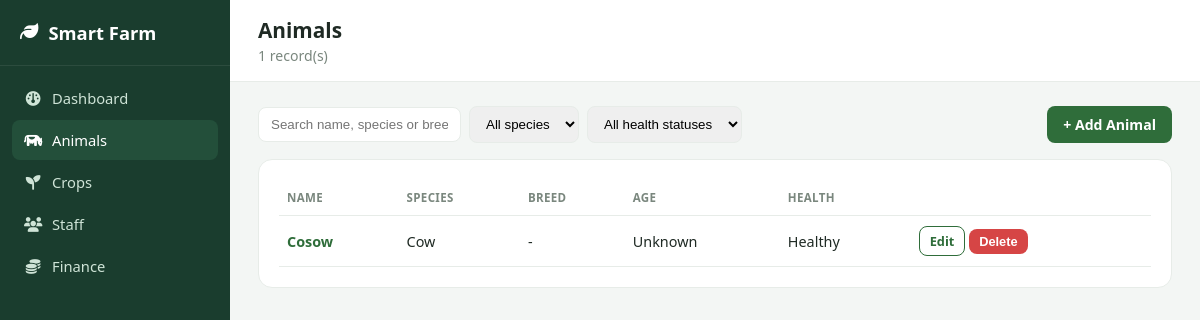
Page /animals on the committed database.
### models.py (models this page shows, shortened)
class Animal(db.Model):
    __tablename__ = "animals"
    id = db.Column(db.Integer, primary_key=True)
    name = db.Column(db.String(80), nullable=False)
    species = db.Column(db.String(50), nullable=False)   # e.g. Cow, Goat, Chicken
    breed = db.Column(db.String(80))
    gender = db.Column(db.String(10))
    birth_date = db.Column(db.Date)
    weight_kg = db.Column(db.Float)
    health_status = db.Column(db.String(30), default="Healthy")
    notes = db.Column(db.Text)
    created_at = db.Column(db.DateTime, default=datetime.utcnow)
    def age_display(self):
        if not self.birth_date:
            return "Unknown"

### app.py (the view, shortened to what this page needs)
@app.route("/animals")
def animals():
    search = request.args.get("q", "").strip()
    species = request.args.get("species", "")
    health = request.args.get("health", "")
    query = Animal.query
    if species:
        query = query.filter_by(species=species)
    if health:
        query = query.filter_by(health_status=health)
    all_animals = query.order_by(Animal.id.desc()).all()
    species_list = [s[0] for s in db.session.query(Animal.species).distinct().order_by(Animal.species).all()]
    return render_template(
        "animals/animals.html",
        animals=all_animals,
        species_list=species_list,
        search=search,
        selected_species=species,
        selected_health=health,
    )

### templates/animals/animals.html (shortened to what this page needs)
{% extends "base.html" %}
{% block page_title %}Animals{% endblock %}
{% block page_subtitle %}{{ animals|length }} record(s){% endblock %}
{% block content %}
<div style="display:flex; justify-content:space-between; align-items:center; gap:12px; flex-wrap:wrap; margin-bottom:16px;">
  <form method="GET" id="filterForm" style="display:flex; gap:8px; flex-wrap:wrap; align-items:center;">
  <input type="text" name="q" id="searchBox" value="{{ search }}" placeholder="Search name, species or breed..."
         style="padding:9px 12px; border:1px solid #e7ece8; border-radius:8px; min-width:200px;">
  <select name="species" onchange="this.form.submit()" style="padding:9px 12px; border:1px solid #e7ece8; border-radius:8px;">
    <option value="">All species</option>
  </select>
  <select name="health" onchange="this.form.submit()" style="padding:9px 12px; border:1px solid #e7ece8; border-radius:8px;">
    <option value="">All health statuses</option>
  </select>
</form>
  <a href="{{ url_for('add_animal') }}" class="btn">+ Add Animal</a>
</div>
  <div class="card">
    {% if animals %}
    <table>
      <thead>
        <tr>
          <th>Name</th><th>Species</th><th>Breed</th><th>Age</th><th>Health</th><th></th>
        </tr>
      </thead>
      <tbody>
        {% for a in animals %}
        <tr>
<td><a href="{{ url_for('animal_detail', animal_id=a.id) }}" style="color:#2f6d3a; font-weight:600; text-decoration:none;">{{ a.name }}</a></td>          <td>{{ a.species }}</td>
          <td>{{ a.breed or '-' }}</td>
          <td>{{ a.age_display() }}</td>
          <td>{{ a.health_status }}</td>
          <td>
            <a href="{{ url_for('edit_animal', animal_id=a.id) }}" class="btn secondary" style="padding:5px 10px; font-size:0.8rem;">Edit</a>
            <form method="POST" action="{{ url_for('delete_animal', animal_id=a.id) }}" style="display:inline;" onsubmit="return confirm('Remove {{ a.name }}?');">
              <button type="submit" class="btn" style="background:#d64545; padding:5px 10px; font-size:0.8rem;">Delete</button>
            </form>
          </td>
        </tr>
        {% endfor %}
      </tbody>
    </table>
    {% else %}
<p style="color:#7a877e;">
  {% if search or selected_species or selected_health %}No animals match your filters.{% else %}No animals yet.{% endif %}
</p>    {% endif %}
  </div>
{% endblock %}

### static/css/style.css (style rules this page uses)
:root { --sidebar-bg: #1a3d2e; --sidebar-bg-light: #234f3a; --accent: #2f6d3a; --accent-light: #eaf6ee; --bg: #f3f6f4; --card: #ffffff; --text: #1f2a24; --muted: #7a877e; --border: #e7ece8; --danger: #d64545; --warning: #e0a627; --blue: #3b82c4; }
* { box-sizing: border-box; }
body { margin: 0; font-family: "Segoe UI", Arial, sans-serif; background: var(--bg); color: var(--text); }
.card { background: var(--card); border: 1px solid var(--border); border-radius: 14px; padding: 20px; margin-bottom: 20px; }
.btn { display: inline-block; background: var(--accent); color: white; border: none; padding: 9px 16px; border-radius: 8px; cursor: pointer; text-decoration: none; font-size: 0.88rem; font-weight: 600; }
.btn.secondary { background: transparent; color: var(--accent); border: 1px solid var(--accent); }
table { width: 100%; border-collapse: collapse; }
th, td { text-align: left; padding: 10px 8px; border-bottom: 1px solid var(--border); font-size: 0.9rem; }
th { color: var(--muted); font-weight: 600; text-transform: uppercase; font-size: 0.72rem; letter-spacing: 0.03em; }

### rows in the picture
Animal: name "Cosow", species "Cow", breed "-", age_display "Unknown", health_status "Healthy"

### other values in the picture
{{ animals|length }} "1"
